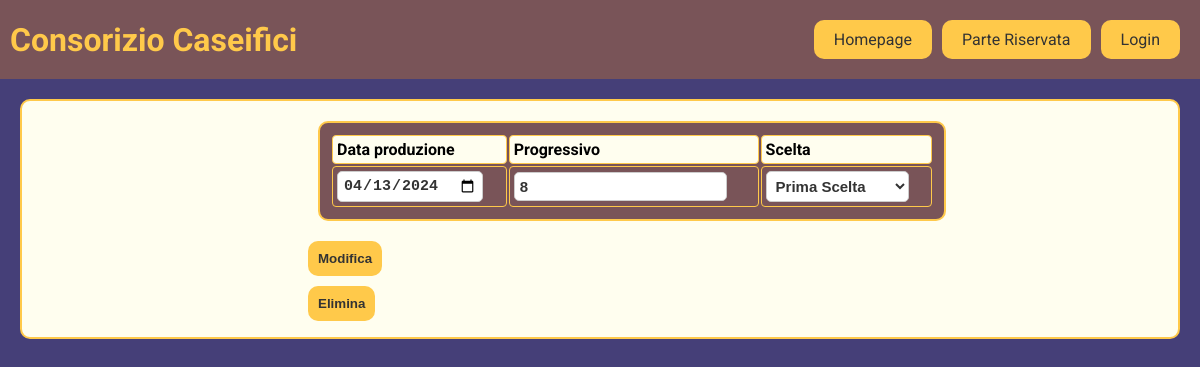
/caseifici/modificaForma.php?for_Id=39 (signed in), run on an earlier commit of the app's database.
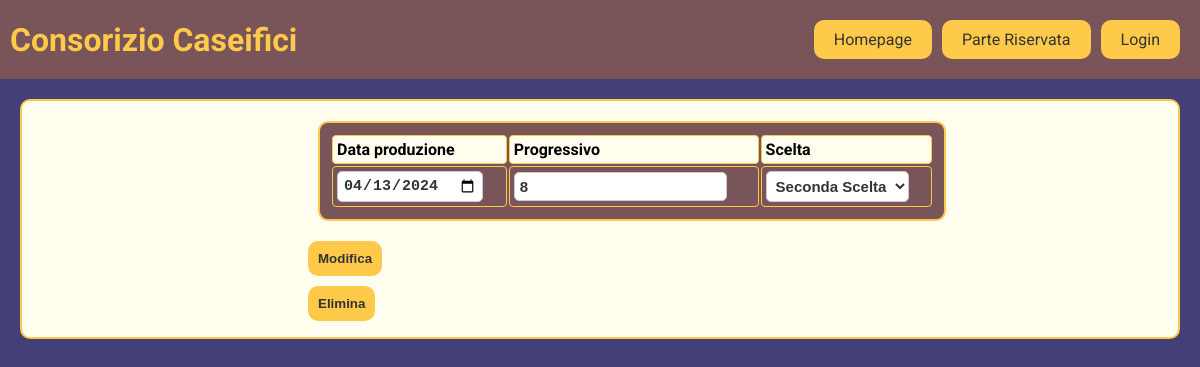
And on a later commit of the database.
### tables this page shows
CREATE TABLE `forme` (
  `for_Id` int(10) NOT NULL,
  `for_DataProduzione` date NOT NULL,
  `for_Venduta` tinyint(1) NOT NULL,
  `for_Progressivo` int(5) NOT NULL,
  `for_Stagionatura` varchar(8) NOT NULL,
  `for_Scelta` tinyint(1) NOT NULL,
  `for_cas_Id` int(4) NOT NULL
);

### caseifici/modificaForma.php (the view, shortened to what this page needs)
<?php
    include "connection.php";
    $codCas=$_SESSION['codiceCaseificio'];
?>
<head>
</head>
<body>
    <div class="header">
        <h1>Consorizio Caseifici</h1>
        <div class="button-containers">
        <a class="button" href="index.php">Homepage</a>
        <?php
                if(isset($_SESSION['codiceCaseificio'])){
                    echo'<a class="button" href="menuparteRiservata.php">Parte Riservata</a>';
                }
            ?>
            <a class="button" href="login.php">Login</a>
        </div>
    </div>
    <div class="container">
        <form action="reindForme.php" method="get">
            <div class="divsotto">
                <table id="my-table">
                    <thead>
                    <tr>
                        <th>Data produzione</th>
                        <th>Progressivo</th>
                        <th>Scelta</th>
                    </tr>
                    </thead>
                    <tbody>
                    <?php
                         $sqlForme='SELECT for_Id,for_DataProduzione,for_Progressivo,for_Scelta,for_Venduta FROM forme WHERE for_Id="'.$_GET['for_Id'].'" AND for_cas_Id='.$codCas;
                         $resul=$conn->query($sqlForme);
                         if(isset($resul)){
                             while($arrayAssocForme =$resul->fetch_assoc()){
                                 foreach($arrayAssocForme as $chiave=>$valore){
                                     switch ($chiave) {
                                         case "for_DataProduzione":
                                             $dataproduzione = $valore;
                                             break;
                                         case "for_Progressivo":
                                             $progressivo = $valore;
                                             break;
                                         case "for_Scelta":
                                             $scelta = $valore;
                                             if($scelta==1){
                                                $s1= 'selected';
                                                $s2= '';
                                             }else{
                                                $s1= '';
                                                $s2= 'selected';
                                             }
                                             break;
                                     }
                                 }
                                echo "<tr>";
                                echo '<td> <input type="date" id="data_Nuova" name="data_Nuova" value="'.$dataproduzione.'" ></td>';
                                echo '<td><input type="number" id="prog_Nuova" name="prog_Nuova" value="'.$progressivo.'" ></td>';
                                echo "<td>";
                                echo '<select name="scelta_Nuova">';
                                echo '<option value="1" '.$s1.'>Prima Scelta</option>';
                                echo '<option value="0" '.$s2.'>Seconda Scelta</option>';
                                echo '</select>';
                                echo "</td>";
                                echo "</tr>";
                             }
                         }else{
                            echo "ID non esistente";
                         }
                    ?>
                    </tbody>
                </table>
            </div>
            <div class="spazio-superiore">
                <button type="submit" name="action" value="modifica">Modifica</button>
            </div>
            <div class="spazio-superiore">
                <button type="submit" name="action" value="elimina">Elimina</button>
            </div>
        </form>
    </div>
</body>
</html>

What changed in the data, as far as the page shows it:
changed forme: scelta_Nuova "Prima Scelta" → "Seconda Scelta"
